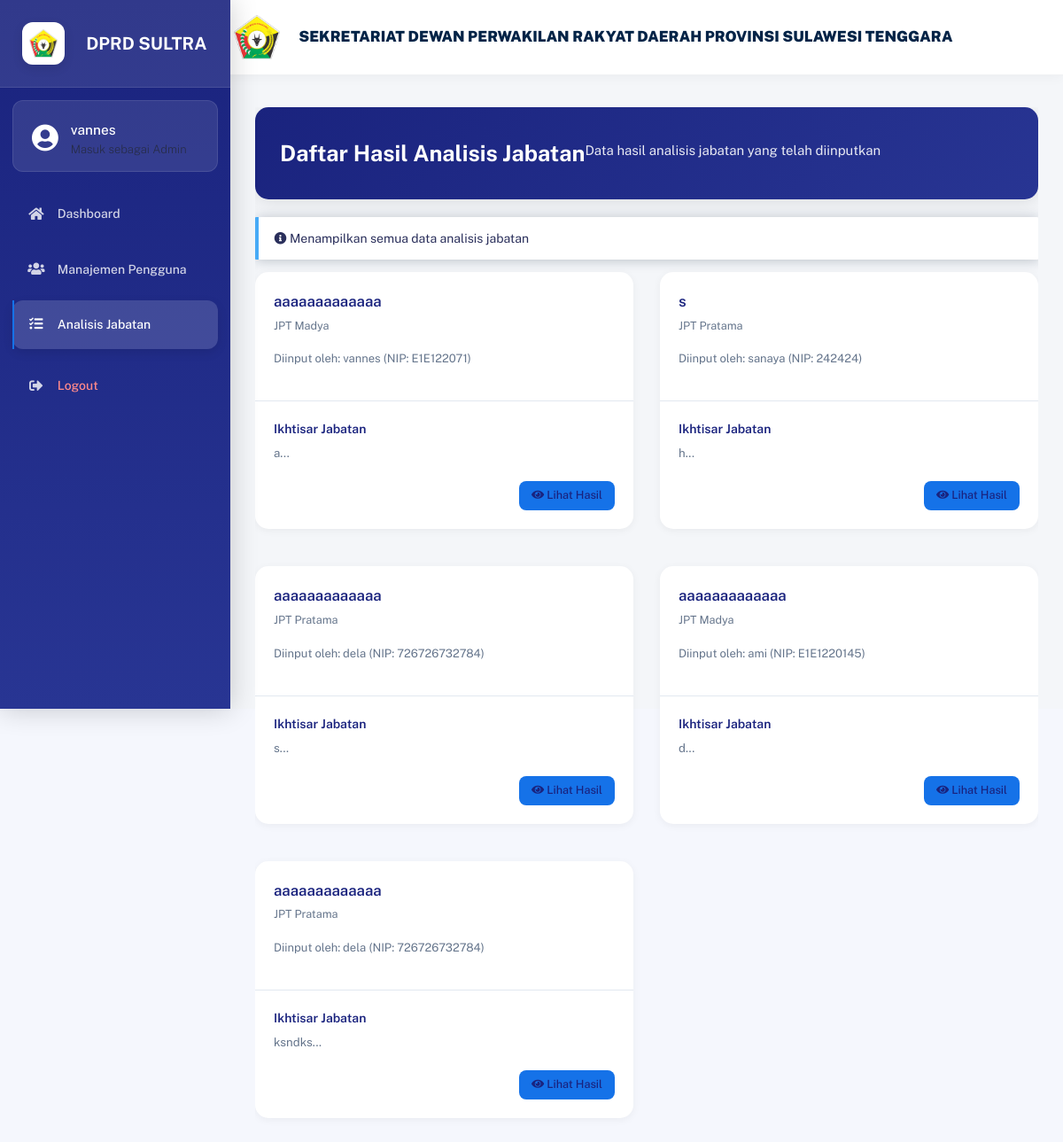
The app's page /Hasilanalisisjabatan.php (signed in) with its own data.
### tables this page shows
CREATE TABLE `tb_input_jabatan` (
  `id_user` int(255) NOT NULL,
  `nama_jabatan` varchar(250) NOT NULL,
  `unit_kerja` varchar(250) NOT NULL,
  `ikhtisar_jabatan` text NOT NULL,
  `unit_kerja1` varchar(250) NOT NULL,
  `kode_jabatan` varchar(250) NOT NULL
);

CREATE TABLE `tb_user` (
  `id_user` int(250) NOT NULL,
  `nama` varchar(250) NOT NULL,
  `nip` varchar(250) NOT NULL,
  `jabatan` varchar(100) NOT NULL,
  `peran` enum('user','admin') NOT NULL,
  `password` varchar(250) NOT NULL
);

### Hasilanalisisjabatan.php (the view, shortened to what this page needs)
<?php
include 'koneksi.php';
$id_user = $_SESSION['id_user'];
$is_admin = false;
if (isset($_SESSION['peran']) && $_SESSION['peran'] == 'admin') {
    $is_admin = true;
}
if ($is_admin) {
    $data_inputed = true;
}
?>
<!DOCTYPE html>
<html lang="id">
<head>
    <link rel="stylesheet" href="assets/css/bootstrap.min.css" />
    <link rel="stylesheet" href="assets/css/plugins.min.css" />
    <link rel="stylesheet" href="assets/css/kaiadmin.min.css" />
    <link rel="stylesheet" href="assets/css/sidebar.css" />
</head>
<body>
    <div class="wrapper">
        <?php include('sidebar.php'); ?>
        <div class="main-panel">
            <div class="main-header">
                <nav class="navbar navbar-header navbar-header-transparent navbar-expand-lg border-bottom">
                    <div class="container-fluid">
                        <a class="navbar-brand d-flex align-items-center" href="#">
                            <img src="img/logosultra.png" alt="SIASN Logo" class="d-inline-block me-2" style="height: 50px; max-height: 50px;">
                            <span style="font-weight: 1000; color:rgb(3, 36, 71);">SEKRETARIAT DEWAN PERWAKILAN RAKYAT DAERAH PROVINSI SULAWESI TENGGARA</span>
                        </a>
                    </div>
                </nav>
            </div>
            <div class="container mt-4">
                <div class="page-header">
                    <h4 class="page-title">Daftar Hasil Analisis Jabatan</h4>
                    <p class="page-subtitle">Data hasil analisis jabatan yang telah diinputkan</p>
                </div>
                <?php if ($data_inputed): ?>
                    <?php if (!$is_admin): ?>
                        <div class="alert alert-success">
                            <i class="fas fa-check-circle mr-2"></i> Data Anda sudah berhasil diinputkan!
                        </div>
                    <?php else: ?>
                        <div class="alert alert-info">
                            <i class="fas fa-info-circle mr-2"></i> Menampilkan semua data analisis jabatan
                        </div>
                    <?php endif; ?>
                    <div class="row">
                        <?php
                        if ($is_admin) {
                            $query_data = "SELECT * FROM tb_input_jabatan";
                        } else {
                            $query_data = "SELECT * FROM tb_input_jabatan WHERE id_user = '$id_user'";
                        }
                        $result_data = mysqli_query($conn, $query_data);
                        if ($result_data) {
                            while ($row = mysqli_fetch_assoc($result_data)) {
                                $user_id = $row['id_user'];
                                $query_user = "SELECT nama, nip FROM tb_user WHERE id_user = '$user_id'";
                                $result_user = mysqli_query($conn, $query_user);
                                if ($result_user) {
                                    $user_data = mysqli_fetch_assoc($result_user);
                                    $username = isset($user_data['nama']) ? $user_data['nama'] : 'Unknown User';
                                    $nip = isset($user_data['nip']) ? $user_data['nip'] : 'N/A';
                                } else {
                                    $username = 'Unknown User';
                                    $nip = 'N/A';
                                }
                                echo '
                                <div class="col-md-6 mb-4">
                                    <div class="jabatan-card">
                                        <div class="jabatan-header">
                                            <div>
                                                <h5 class="jabatan-title">' . htmlspecialchars($row['nama_jabatan']) . '</h5>
                                                <p class="jabatan-subtitle">' . htmlspecialchars($row['unit_kerja']) . '</p>';
                                if ($is_admin) {
                                    echo '<p class="jabatan-subtitle"><small>Diinput oleh: ' . htmlspecialchars($username) . ' (NIP: ' . htmlspecialchars($nip) . ')</small></p>';
                                }
                                echo '</div>
                                        </div>
                                        <div class="jabatan-body">
                                            <div class="info-section">
                                                <div class="info-title">Ikhtisar Jabatan</div>
                                                <div class="info-content">' . htmlspecialchars(substr($row['ikhtisar_jabatan'], 0, 150)) . '...</div>
                                            </div>
                                            <div class="text-end">
                                                <a href="detailjabatan.php?id=' . htmlspecialchars($row['id_user']) . '" class="btn btn-primary btn-detail">
                                                    <i class="fas fa-eye mr-1"></i> Lihat Hasil
                                                </a>
                                            </div>
                                        </div>
                                    </div>
                                </div>
                                ';
                            }
                        } else {
                            echo '<div class="col-12"><div class="alert alert-danger">
                                   <i class="fas fa-exclamation-circle mr-2"></i> Error: ' . mysqli_error($conn) . '
                                   </div></div>';
                        }
                        ?>
                    </div>
                <?php endif; ?>
            </div>
        </div>
    </div>
</body>
</html>

### Hasilanalisisjabatan.php (style rules this page uses)
.main-header { position: fixed; top: 0; right: 0; left: 250px; z-index: 999; background: white; transition: all 0.3s ease; }
.navbar-header { padding: 0.5rem 1rem; background: white !important; box-shadow: 0 0 15px rgba(0,0,0,0.05); }
.navbar-brand img { transition: all 0.3s ease; }
.navbar-brand span { font-size: 1.2rem; margin-left: 1rem; transition: all 0.3s ease; }
.main-panel { padding-top: 100px !important; margin-left: 260px; background: #f4f6f9; min-height: 100vh; padding: 2rem; width: calc(100% - 260px); }
.main-panel { background: #f4f6f9; min-height: 100vh; padding: 2rem; margin-left: 260px; width: calc(100% - 260px); }
.page-header { background: linear-gradient(135deg, #1a237e 0%, #283593 100%); padding: 2rem; border-radius: 15px; margin-bottom: 2rem; color: white; box-shadow: 0 4px 20px rgba(0,0,0,0.1); }
.page-title { font-size: 1.8rem; font-weight: 700; margin: 0; color: white; }
.page-subtitle { opacity: 0.9; margin-top: 0.5rem; }
.jabatan-card { background: white; border-radius: 15px; margin-bottom: 1.5rem; box-shadow: 0 2px 10px rgba(0,0,0,0.05); transition: all 0.3s ease; }
.jabatan-header { padding: 1.5rem; border-bottom: 1px solid #e2e8f0; display: flex; justify-content: space-between; align-items: center; }
.jabatan-title { font-size: 1.2rem; font-weight: 600; color: #1a237e; margin: 0; }
.jabatan-subtitle { font-size: 0.9rem; color: #64748b; margin-top: 0.25rem; }
.jabatan-body { padding: 1.5rem; }
.info-section { margin-bottom: 1.5rem; }
.info-title { font-weight: 600; color: #1a237e; margin-bottom: 0.5rem; font-size: 1rem; }
.info-content { color: #64748b; font-size: 0.95rem; }
.btn-detail { padding: 0.5rem 1rem; border-radius: 8px; font-size: 0.9rem; font-weight: 500; background: rgba(26, 35, 126, 0.1); color: #1a237e; border: none; transition: all 0.3s ease; }

### records on screen
tb_input_jabatan: nama_jabatan "aaaaaaaaaaaaa", unit_kerja "JPT Madya", id_user.nama "vannes", id_user.nip "E1E122071", ikhtisar_jabatan "a"
tb_input_jabatan: nama_jabatan "s", unit_kerja "JPT Pratama", id_user.nama "sanaya", id_user.nip "242424", ikhtisar_jabatan "h"
tb_input_jabatan: nama_jabatan "aaaaaaaaaaaaa", unit_kerja "JPT Pratama", id_user.nama "dela", id_user.nip "726726732784", ikhtisar_jabatan "s"
tb_input_jabatan: nama_jabatan "aaaaaaaaaaaaa", unit_kerja "JPT Madya", id_user.nama "ami", id_user.nip "E1E1220145", ikhtisar_jabatan "d"
tb_input_jabatan: nama_jabatan "aaaaaaaaaaaaa", unit_kerja "JPT Pratama", id_user.nama "dela", id_user.nip "726726732784", ikhtisar_jabatan "ksndks"

### other values on screen
$_SESSION['nama'] "vannes"
$_SESSION['peran'] "Admin"
